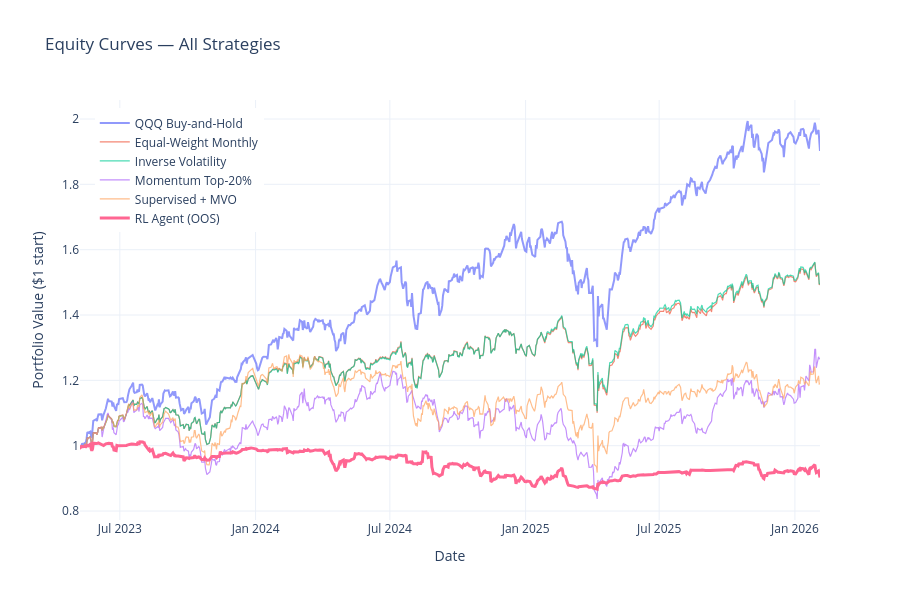

The code cell stored with this chart in its notebook:
### Markdown cell above
## 3. All Strategies Equity Chart

All strategies on the same OOS period.

### Code cell
fig = go.Figure()

# Baselines
for col in bl_equity.columns:
    fig.add_trace(go.Scatter(
        x=bl_equity.index, y=bl_equity[col], name=col, mode="lines",
        line=dict(color=get_color(col), width=2.0 if "QQQ" in col else 1.2), opacity=0.7))

# RL Agent
if rl_available:
    fig.add_trace(go.Scatter(
        x=rl_equity.index, y=rl_equity["RL Agent"],
        name="RL Agent (OOS)", mode="lines",
        line=dict(color=COLORS["RL Agent"], width=3.0)))

fig.update_layout(
    title="Equity Curves — All Strategies",
    xaxis_title="Date", yaxis_title="Portfolio Value ($1 start)",
    template="plotly_white", height=600,
    legend=dict(x=0.02, y=0.98), hovermode="x unified")
if SAVE_PLOTS: fig.write_html(f"{RESULTS_DIR}/plot_equity_all.html")
fig.show()

### Figure 1 — Plotly figure (JSON) as saved in the notebook; plotly's stock layout.template omitted (floating-point values rounded to 4 significant figures; data arrays with more than 128 entries replaced by an {"elided": "..."} marker saying what was removed)
{"data": [{"line": {"color": "#636EFA", "width": 2}, "mode": "lines", "name": "QQQ Buy-and-Hold", "opacity": 0.7, "type": "scatter", "x": {"elided": "680 str values"}, "y": {"elided": "680 float values"}}, {"line": {"color": "#EF553B", "width": 1.2}, "mode": "lines", "name": "Equal-Weight Monthly", "opacity": 0.7, "type": "scatter", "x": {"elided": "680 str values"}, "y": {"elided": "680 float values"}}, {"line": {"color": "#00CC96", "width": 1.2}, "mode": "lines", "name": "Inverse Volatility", "opacity": 0.7, "type": "scatter", "x": {"elided": "680 str values"}, "y": {"elided": "680 float values"}}, {"line": {"color": "#AB63FA", "width": 1.2}, "mode": "lines", "name": "Momentum Top-20%", "opacity": 0.7, "type": "scatter", "x": {"elided": "680 str values"}, "y": {"elided": "680 float values"}}, {"line": {"color": "#FFA15A", "width": 1.2}, "mode": "lines", "name": "Supervised + MVO", "opacity": 0.7, "type": "scatter", "x": {"elided": "680 str values"}, "y": {"elided": "680 float values"}}, {"line": {"color": "#FF6692", "width": 3}, "mode": "lines", "name": "RL Agent (OOS)", "type": "scatter", "x": {"elided": "650 str values"}, "y": {"elided": "650 float values"}}], "layout": {"height": 600, "hovermode": "x unified", "legend": {"x": 0.02, "y": 0.98}, "title": {"text": "Equity Curves — All Strategies"}, "xaxis": {"title": {"text": "Date"}}, "yaxis": {"title": {"text": "Portfolio Value ($1 start)"}}}}
